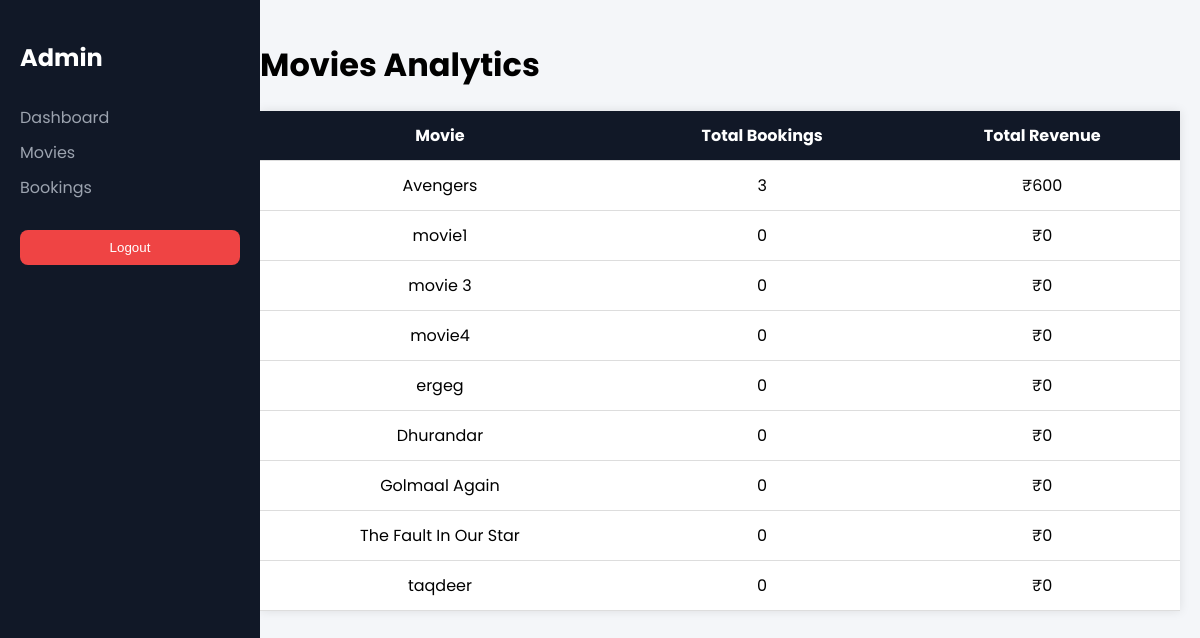
Page /movies/admin-movies/ (signed in) on the earlier database version.
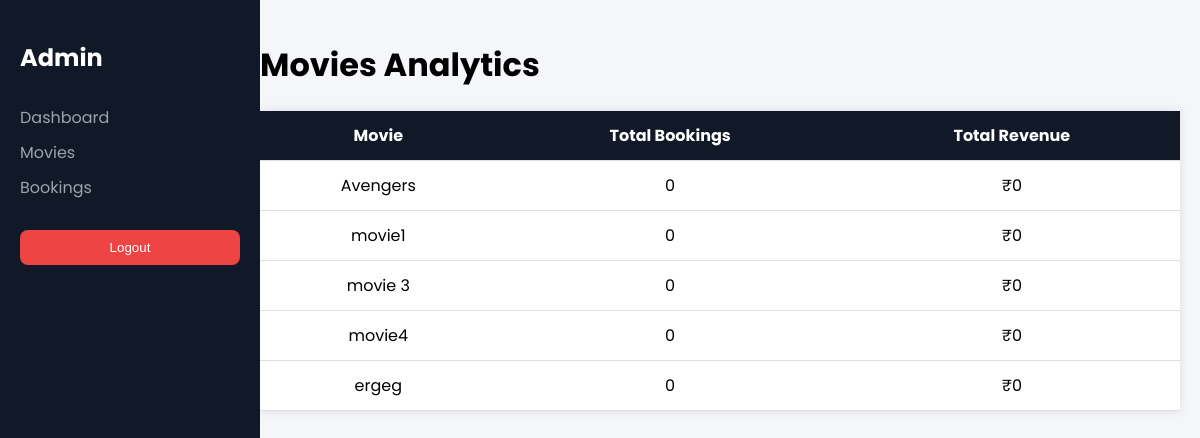
Same page on the later database version.
### movies/models.py (models this page shows, shortened)
class Movie(models.Model):
    GENRE_CHOICES = [
        ('Action', 'Action'),
        ('Comedy', 'Comedy'),
        ('Drama', 'Drama'),
        ('Thriller', 'Thriller'),
        ('Romance', 'Romance'),
        ('Horror', 'Horror'),
    ]
    LANGUAGE_CHOICES = [
        ('English', 'English'),
        ('Hindi', 'Hindi'),
        ('Tamil', 'Tamil'),
        ('Telugu', 'Telugu'),
    ]
    name = models.CharField(max_length=255)
    image = models.ImageField(upload_to="movies/")
    rating = models.DecimalField(max_digits=3, decimal_places=1)
    cast = models.TextField()
    description = models.TextField(blank=True, null=True)
    genre = models.CharField(
        max_length=20,
        choices=GENRE_CHOICES
    )
    language = models.CharField(
        max_length=20,
        choices=LANGUAGE_CHOICES
    )
    trailer_url = models.URLField(blank=True, null=True)

### movies/views.py (the view)
# urls.py: path('admin-movies/', views.admin_movies, name='admin_movies'),
@staff_member_required
def admin_movies(request):
    movies = Movie.objects.all()
    movie_data = []
    for movie in movies:
        bookings = Booking.objects.filter(movie=movie, is_paid=True)
        total_bookings = bookings.count()
        total_revenue = bookings.aggregate(Sum('total_amount'))['total_amount__sum'] or 0
        movie_data.append({
            'name': movie.name,
            'total_bookings': total_bookings,
            'total_revenue': total_revenue,
        })
    return render(request, 'movies/admin_movies.html', {
        'movie_data': movie_data
    })

### templates/movies/admin_movies.html (shortened to what this page needs)
{% extends 'movies/admin_base.html' %}
{% block content %}
<h1>Movies Analytics</h1>
<table>
    <tr>
        <th>Movie</th>
        <th>Total Bookings</th>
        <th>Total Revenue</th>
    </tr>
    {% for m in movie_data %}
    <tr>
        <td>{{ m.name }}</td>
        <td>{{ m.total_bookings }}</td>
        <td>₹{{ m.total_revenue }}</td>
    </tr>
    {% endfor %}
</table>
{% endblock %}

Differences in the rows shown:
removed Movie: name "Dhurandar"
removed Movie: name "Golmaal Again"
removed Movie: name "The Fault In Our Star"
removed Movie: name "taqdeer"
Other differences:
new list line: "Avengers"
new list line: "0 ₹ 0"
list line gone: "Avengers"
list line gone: "3 ₹ 600"
list line gone: "0 ₹ 0"
